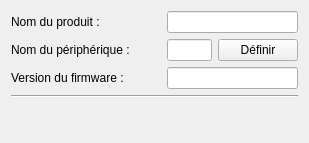
                  <widget class="QWidget" name="pageInformationsCamera">
                   <property name="geometry">
                    <rect>
                     <x>0</x>
                     <y>0</y>
                     <width>309</width>
                     <height>143</height>
                    </rect>
                   </property>
                   <attribute name="label">
                    <string>Informations sur la caméra</string>
                   </attribute>
                   <layout class="QVBoxLayout" name="verticalLayout_19">
                    <item>
                     <layout class="QHBoxLayout" name="horizontalLayout_6">
                      <item>
                       <widget class="QLabel" name="labelConfigurationInfosCameraNomProduit">
                        <property name="minimumSize">
                         <size>
                          <width>150</width>
                          <height>0</height>
                         </size>
                        </property>
                        <property name="text">
                         <string>Nom du produit : </string>
                        </property>
                       </widget>
                      </item>
                      <item>
                       <widget class="QLineEdit" name="lineEditConfigurationInfosCameraNomProduit">
                        <property name="readOnly">
                         <bool>true</bool>
                        </property>
                       </widget>
                      </item>
                     </layout>
                    </item>
                    <item>
                     <layout class="QHBoxLayout" name="horizontalLayout_4">
                      <item>
                       <widget class="QLabel" name="labelConfigurationInfosCameraNomPeripherique">
                        <property name="minimumSize">
                         <size>
                          <width>150</width>
                          <height>0</height>
                         </size>
                        </property>
                        <property name="text">
                         <string>Nom du périphérique : </string>
                        </property>
                       </widget>
                      </item>
                      <item>
                       <widget class="QLineEdit" name="lineEditConfigurationInfosCameraNomPeripherique"/>
                      </item>
                      <item>
                       <widget class="QPushButton" name="pushButtonConfigurationNomPeripheriqueDefinir">
                        <property name="text">
                         <string>Définir</string>
                        </property>
                       </widget>
                      </item>
                     </layout>
                    </item>
                    <item>
                     <layout class="QHBoxLayout" name="horizontalLayout_7">
                      <item>
                       <widget class="QLabel" name="labelConfigurationInfosCameraVersionFirmware">
                        <property name="minimumSize">
                         <size>
                          <width>150</width>
                          <height>0</height>
                         </size>
                        </property>
                        <property name="text">
                         <string>Version du firmware : </string>
                        </property>
                       </widget>
                      </item>
                      <item>
                       <widget class="QLineEdit" name="lineEditConfigurationInfosCameraVersionFirmware">
                        <property name="readOnly">
                         <bool>true</bool>
                        </property>
                       </widget>
                      </item>
                     </layout>
                    </item>
                    <item>
                     <widget class="Line" name="line_3">
                      <property name="orientation">
                       <enum>Qt::Horizontal</enum>
                      </property>
                     </widget>
                    </item>
                    <item>
                     <spacer name="verticalSpacer_2">
                      <property name="orientation">
                       <enum>Qt::Vertical</enum>
                      </property>
                      <property name="sizeHint" stdset="0">
                       <size>
                        <width>20</width>
                        <height>40</height>
                       </size>
                      </property>
                     </spacer>
                    </item>
                   </layout>
                  </widget>
